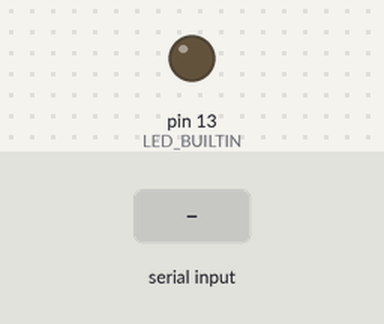
This sketch was run on a simulated Arduino Uno, built with avr-gcc and run on an emulated ATmega328P. Parts: output pins drawn as LEDs (lit = HIGH). The test bench sets the inputs (shaded band).

Above: at 1.2 s.
1.3 s: "1" received over the second serial link
At 2.1 s:
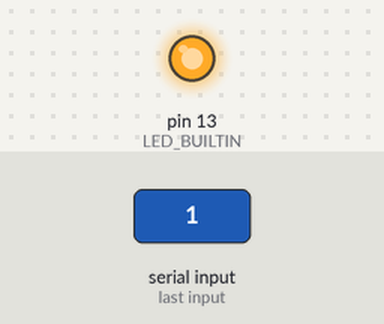
2.8 s: "2" received over the second serial link
At 3.2 s:
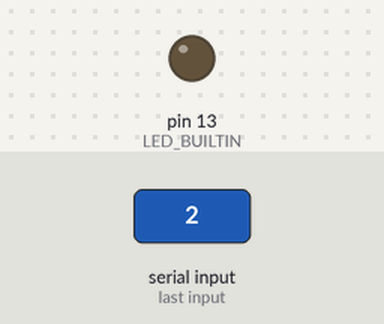
Timing chart, 0 to 5.8 s (numbered marks = the images above; inputs shaded):
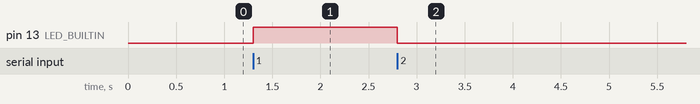

Measured:
- after the input at 1.3 s, pin 13 (LED_BUILTIN): LOW → HIGH at once
- after the input at 2.8 s, pin 13 (LED_BUILTIN): HIGH → LOW at once

The sketch:

bluetooth.ino
```cpp
#include <SoftwareSerial.h>


SoftwareSerial softwareSerial(2, 3); // RX, TX


void setup() {


 softwareSerial.begin(9600);

 pinMode(LED_BUILTIN, OUTPUT);

}


void loop() {


 if (softwareSerial.available() > 0 ) {


   char command = softwareSerial.read();

   int ledStatus = digitalRead(LED_BUILTIN);


   switch (command){


     case '1':


       if (ledStatus == LOW){

         digitalWrite(LED_BUILTIN, HIGH);

         softwareSerial.println("LED가 켜졌습니다.\n");

       }

       else{

         softwareSerial.println("이미 LED가 켜져있습니다.\n");

       }

       break;


     case '2':


       if (ledStatus == HIGH){

         digitalWrite(LED_BUILTIN, LOW);

         softwareSerial.println("LED가 꺼졌습니다.\n");

       }

       else{

         softwareSerial.println("이미 LED가 꺼져있습니다.\n");

       }

       break;


     case 'S':

     case 's':


       if (ledStatus == LOW){

         softwareSerial.println("LED 상태: 꺼짐\n");

       }

       else {

         softwareSerial.println("LED 상태: 켜짐\n");

       }

       break;


   }

 }

}
```
